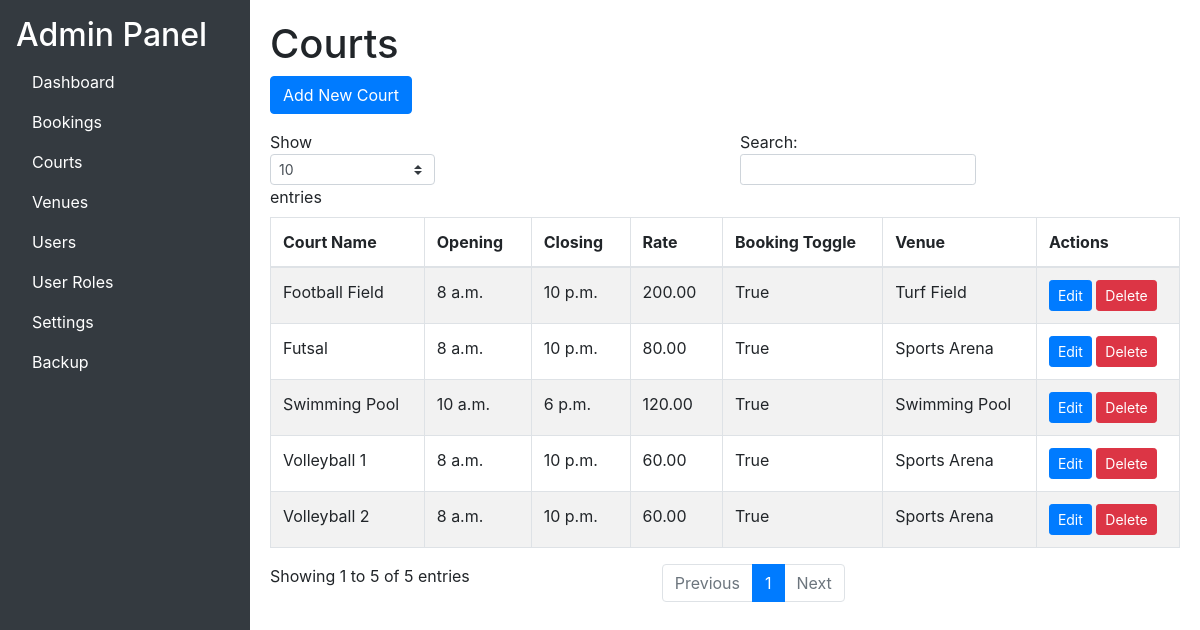
/adminpanel/courts/ (signed in), run on the app's committed database.
### base/models.py (models this page shows, shortened)
class Court(models.Model):
    courtName = models.CharField(max_length=255)
    opening = models.TimeField()
    closing = models.TimeField()
    rate = models.DecimalField(decimal_places=2, max_digits=10)
    bookingToggle = models.BooleanField()
    venueID = models.ForeignKey("Venue", on_delete=models.CASCADE)

class Venue(models.Model):
    venueName = models.CharField(max_length=255)
    bookingToggle = models.BooleanField()

### base/views.py (the view)
# urls.py: path('adminpanel/courts/', views.admin_courts, name='admin_courts'),
@login_required
@user_passes_test(is_admin)
def admin_courts(request):
    courts = Court.objects.all()
    return render(request, 'adminpanel/courts.html', {'courts': courts})

### base/views.py (called while the page is built)
def is_admin(user):
    return user.is_staff

### base/templates/adminpanel/courts.html (shortened to what this page needs)
{% extends "adminpanel/base_admin.html" %}
{% block content %}
    <h1>Courts</h1>
    <a href="{% url 'create_court' %}" class="btn btn-primary mb-3">Add New Court</a>
    <table id="courtsTable" class="table table-striped table-bordered">
        <thead>
            <tr>
                <th>Court Name</th>
                <th>Opening</th>
                <th>Closing</th>
                <th>Rate</th>
                <th>Booking Toggle</th>
                <th>Venue</th>
                <th>Actions</th>
            </tr>
        </thead>
        <tbody>
            {% for court in courts %}
            <tr>
                <td>{{ court.courtName }}</td>
                <td>{{ court.opening }}</td>
                <td>{{ court.closing }}</td>
                <td>{{ court.rate }}</td>
                <td>{{ court.bookingToggle }}</td>
                <td>{{ court.venueID.venueName }}</td>
                <td>
                    <a href="{% url 'update_court' court.id %}" class="btn btn-primary btn-sm">Edit</a>
                    <button class="btn btn-danger btn-sm" onclick="confirmDelete('{{ court.id }}')">Delete</button>
                </td>
            </tr>
            {% endfor %}
        </tbody>
    </table>
{% endblock %}

### base/templates/adminpanel/base_admin.html (style rules this page uses)
body, html { height: 100%; margin: 0; }

### data on the page
Court: courtName "Volleyball 1", opening "8 a.m.", closing "10 p.m.", rate "60.00", bookingToggle "True", venueID.venueName "Sports Arena"
Court: courtName "Volleyball 2", opening "8 a.m.", closing "10 p.m.", rate "60.00", bookingToggle "True", venueID.venueName "Sports Arena"
Court: courtName "Futsal", opening "8 a.m.", closing "10 p.m.", rate "80.00", bookingToggle "True", venueID.venueName "Sports Arena"
Court: courtName "Swimming Pool", opening "10 a.m.", closing "6 p.m.", rate "120.00", bookingToggle "True", venueID.venueName "Swimming Pool"
Court: courtName "Football Field", opening "8 a.m.", closing "10 p.m.", rate "200.00", bookingToggle "True", venueID.venueName "Turf Field"
